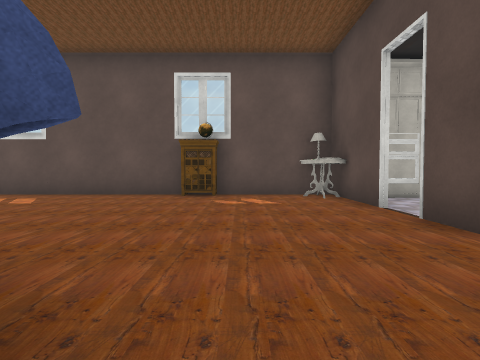
View 1 (above)

18 first-person views from a walk through a Unity game level. The camera is 1.3 m above the floor, tilts 2° down and sees 80° across. The floor is counted in squares, 2 m on a side. Each view is taken from the middle of a square. On the plan, view 1 faces up. The plan holds only what a view shows up to about 9 squares ahead; the rest is blank. The place goes on beyond the plan. The player character is not drawn. Door leaves are left out, so doorways stand open. Some surface patterns are stand-ins.

View 2
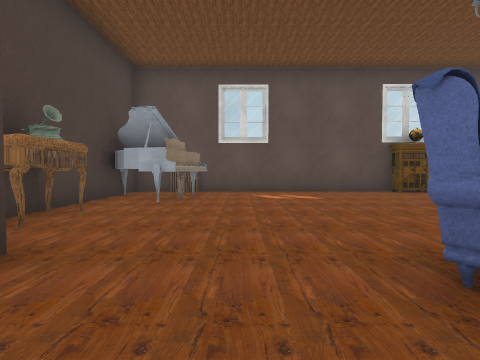

View 3
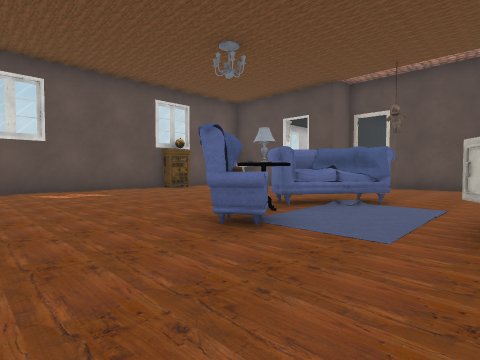

View 4
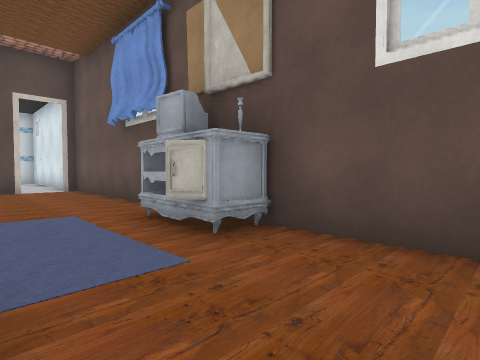

View 5
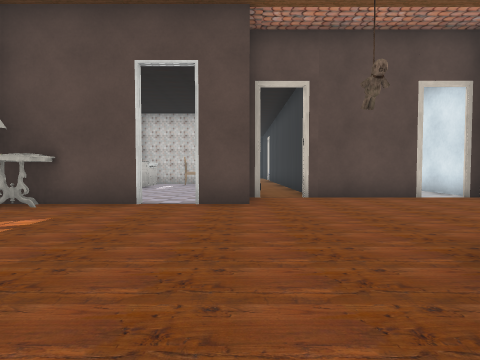

View 6
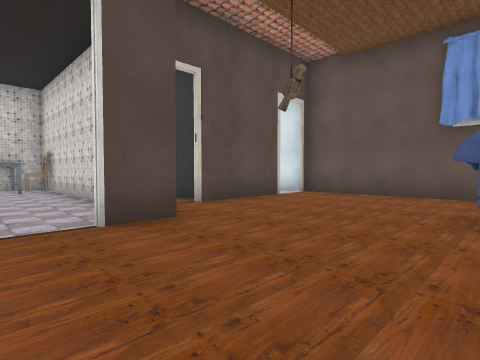

View 7
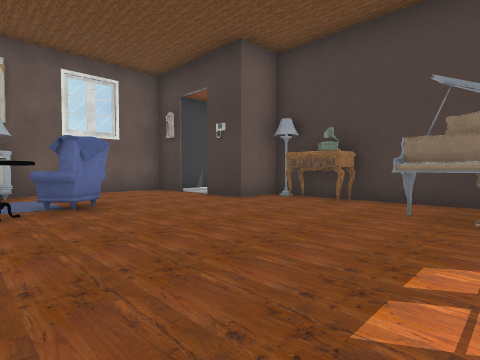

View 8
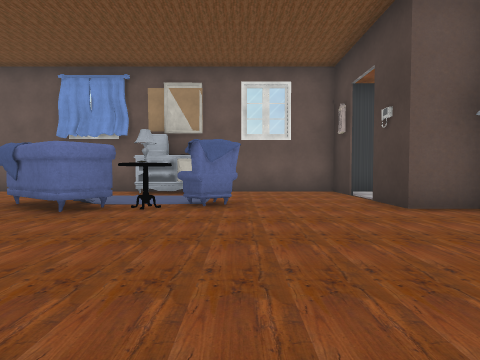

View 9
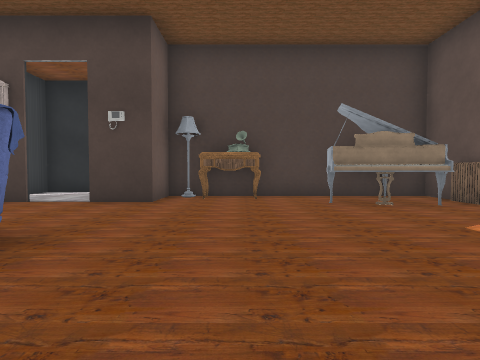

View 10
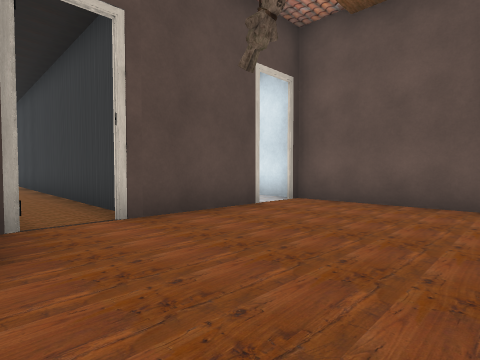

View 11
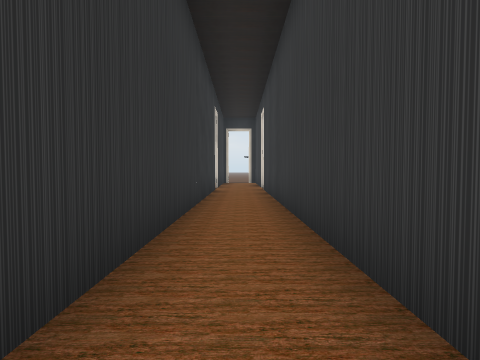

View 12
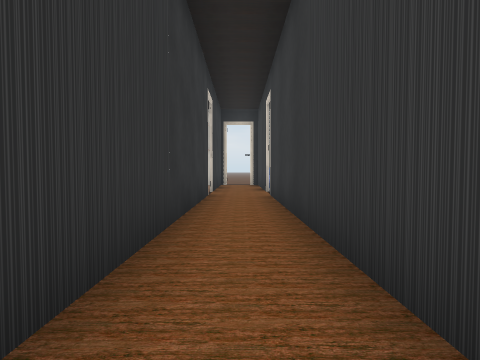

View 13
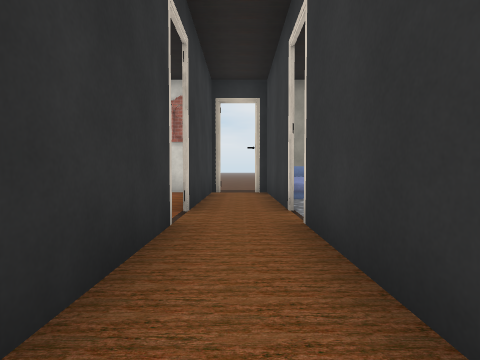

View 14
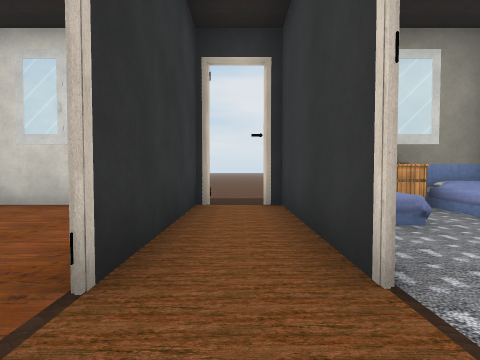

View 15
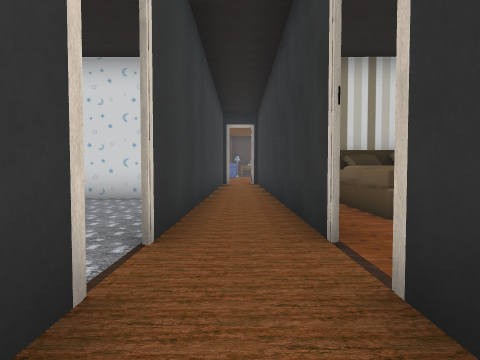

View 16
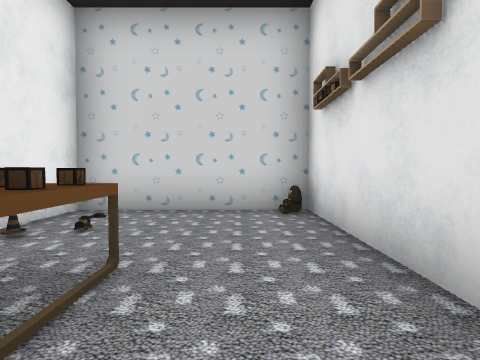

View 17
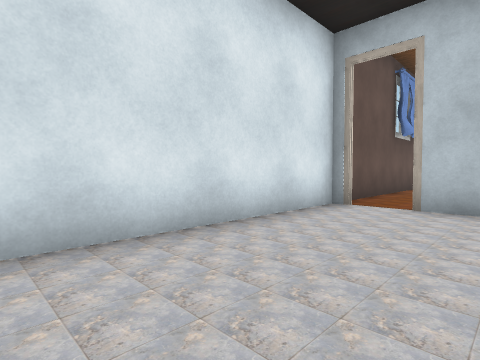

View 18
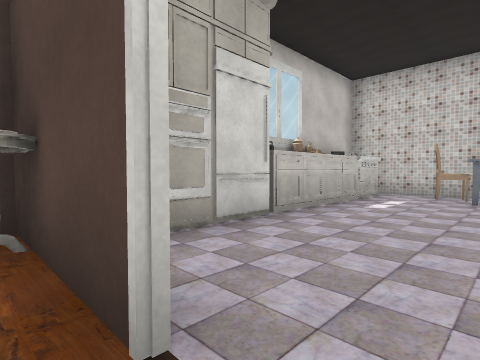

### Floor plan
Points are (right, up) in squares from view 1. A wall is a line through its corners. A room is listed if a view was taken in it or the views show most of it. See-through windows are left out.
Room 1 (views 1, 2, 3, 4, 5, 6, 7, 8, 9, 10, 18)
walls: (2.4, 2.8) (2.4, 3.9); (-7.8, -1.2) (-7.8, -2.6); (-1.4, 7.6) (-7.8, 7.6); (2.4, 4.9) (2.4, 7.6) (-0.6, 7.6); (-9.1, 1.2) (-7.8, 1.2) (-7.8, -0.1); (-7.4, -2.7) (4, -2.7); (3.7, -1.4) (3.7, 1.6); (3.7, -2.8) (3.7, -2.2); (-9.1, 7.6) (-9.1, 3.4)
ways out: open door at (4, 2) to room 2; opening at (-8, 8) to room 3; opening at (-3, -3) to room 3; open door at (4, -2) to room 4; opening at (-8, -1) to room 5; gap at (3, 4.5)
objects: other object (-9, 2); other object (-9, 2) to (-8, 3); other object (-8, 5) to (-7, 7); other object (-5, 0) to (-4, 0); other object (-4, -2) to (-2, -2); other object (-4, 1) to (-3, 1); other object (-2, 0) to (-1, 2); other object (-1, 7); other object (2, 7)
Room 2 (views 11, 12, 13, 14, 15)
walls: (11.6, 1.1) (10.3, 1.1); (9.5, 2.8) (5.9, 2.8); (14.5, 2.8) (11.4, 2.8); (15.5, 1.2) (19.3, 1.2) (19.3, 1.6); (19.4, 2.8) (15.4, 2.8); (4.1, 1.2) (14.6, 1.2)
ways out: open door at (4, 2) to room 1; open door at (15, 1) to room 3; open door at (15, 3) to room 3; open door at (19, 2) to room 3
objects: other object (11, 1)
Room 3 (view 16)
walls: (10.3, 1.1) (10.3, -2.8); (13.8, 1.1) (11.6, 1.1); (9.9, -2.7) (11.9, -2.7); (19.3, 2.5) (19.3, 6.5)
ways out: opening at (-8, 8) to room 1; opening at (-3, -3) to room 1; open door at (15, 1) to room 2; open door at (15, 3) to room 2; open door at (19, 2) to room 2; open door at (-10.5, -1) to room 5
objects: other object (5, 7); other object (9, 7); other object (11, 4) to (13, 5); other object (13, -1) to (14, -1); other object (18, -2) to (19, -2); other object (18, 0) to (19, 1); other object (19, -1)
Room 4 (view 17)
walls: (3.8, -0.4) (3.8, -1.4); (3.8, -2.2) (3.8, -2.8); (4, -2.7) (9.9, -2.7)
ways out: open door at (4, -2) to room 1
Room 5 (no view inside)
walls: (-10.4, -1.4) (-10.4, -2.7) (-7.4, -2.7)
ways out: opening at (-8, -1) to room 1; open door at (-10.5, -1) to room 3

Positions as (right, up) in squares from view 1, and headings:
1: (0, 0), facing up
2: (-6, -1), facing up
3: (-7, -2), facing up-right
4: (-6, 0), facing down-right
5: (-3, 3), facing right
6: (-1, 5), facing down-right
7: (-3, 6), facing down-left
8: (-5, 6), facing down
9: (-2, 3), facing left
10: (0, 3), facing down-right
11: (5, 2), facing right
12: (7, 2), facing right
13: (11, 2), facing right
14: (14, 2), facing right
15: (17, 2), facing left
16: (15, 0), facing left
17: (9, 0), facing down-left
18: (2, 4), facing up-right
